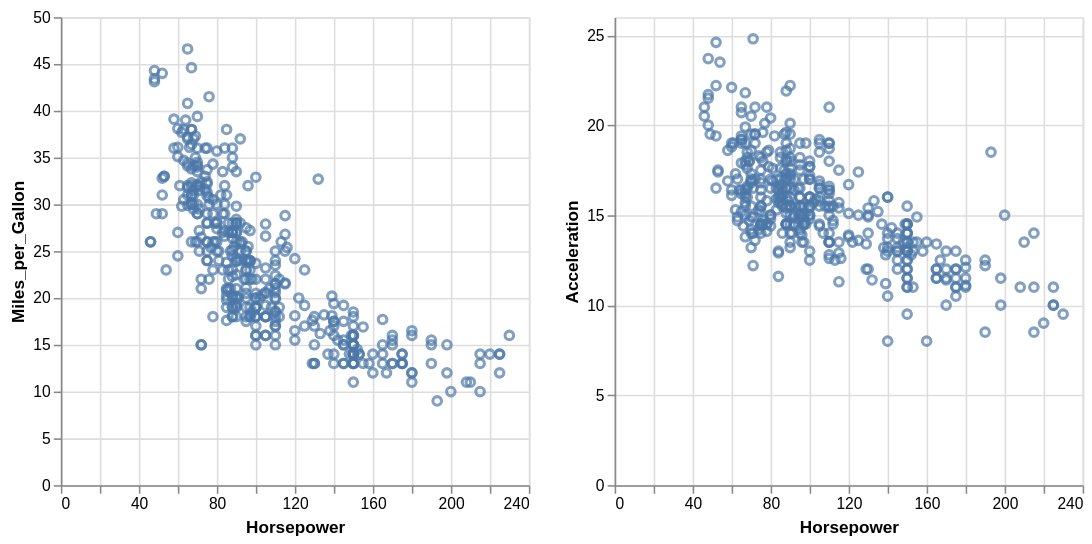

Specify this chart in Vega-Lite:
### Vega-Lite specification from a JSON file in a GitHub repository (floating-point values rounded to 4 significant figures; data arrays with more than 128 entries replaced by an {"elided": "..."} marker saying what was removed)
{"$schema": "https://vega.github.io/schema/vega-lite/v4.json", "description": "Drag out a rectangular brush to highlight points.", "data": {"values": {"elided": "406 records"}}, "hconcat": [{"encoding": {"x": {"field": "Horsepower", "type": "quantitative"}, "y": {"field": "Miles_per_Gallon", "type": "quantitative"}}, "layer": [{"selection": {"hover": {"type": "single", "on": "mouseover", "empty": "none"}}, "mark": "point"}, {"mark": {"type": "point", "color": "goldenrod"}, "transform": [{"filter": {"selection": "hover"}}]}]}, {"encoding": {"x": {"field": "Horsepower", "type": "quantitative"}, "y": {"field": "Acceleration", "type": "quantitative"}}, "layer": [{"selection": {"hover": {"type": "single", "on": "mouseover", "empty": "none"}}, "mark": "point"}, {"mark": {"type": "point", "color": "goldenrod"}, "transform": [{"filter": {"selection": "hover"}}]}]}]}
